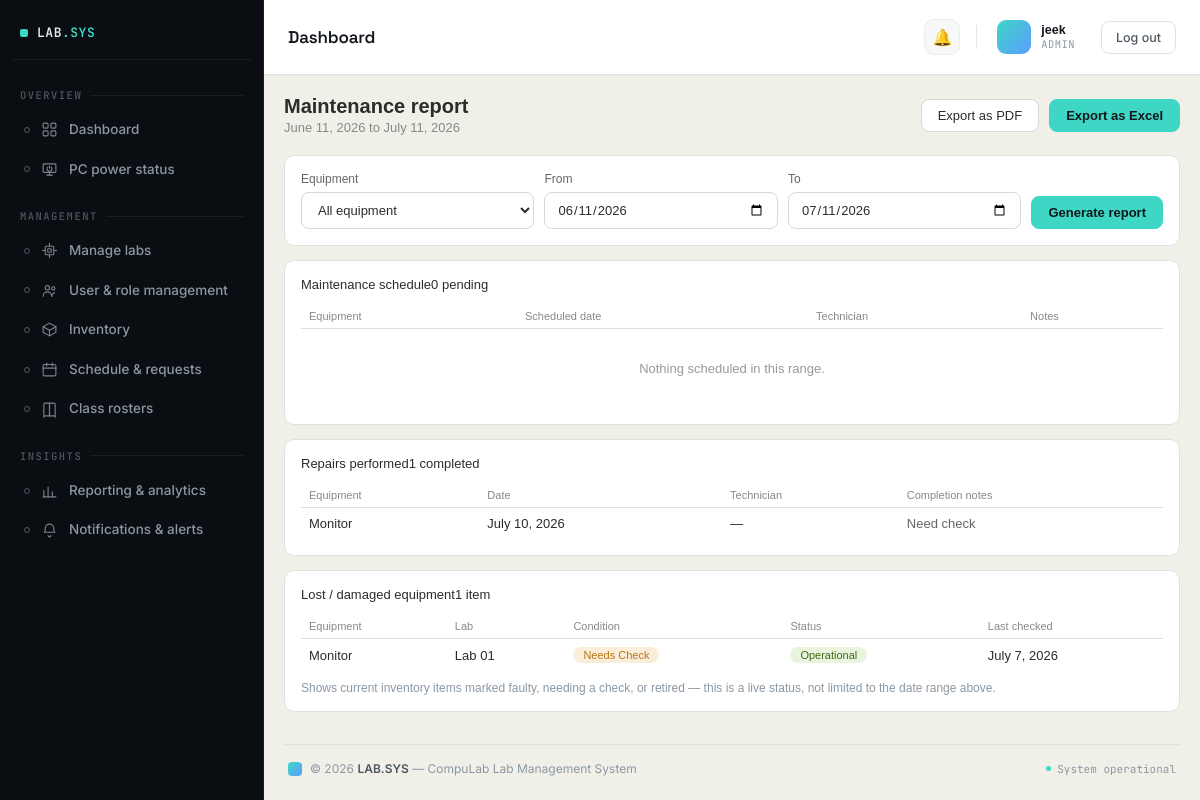
The app's page /labs/reports/maintenance/ (signed in) with its own data.
### accounts/models.py (models this page shows, shortened)
class User(AbstractUser):
    ROLE_CHOICES = [
        ('admin', 'Admin'),
        ('incharge', 'Lab In-charge'),
        ('instructor', 'Instructor'),
        ('student', 'Student'),
    ]
    role = models.CharField(max_length=20, choices=ROLE_CHOICES, default='instructor')
    id_number = models.CharField(
        max_length=50, blank=True, default='',
        help_text='Student/Instructor ID — used to match this account to reservation requests and lab PC check-ins. Separate from the login username.'
    )
    assigned_lab = models.ForeignKey(
        'labs.Lab',
        null=True,
        blank=True,
        on_delete=models.SET_NULL,
        related_name='assigned_users'
    )
    email_notifications_enabled = models.BooleanField(default=True)

### labs/models.py (models this page shows, shortened)
class MaintenanceLog(models.Model):
    equipment = models.ForeignKey(InventoryItem, on_delete=models.CASCADE, related_name='maintenance_logs')
    maintenance_date = models.DateField()
    assigned_technician = models.ForeignKey(
        settings.AUTH_USER_MODEL,
        null=True, blank=True,
        on_delete=models.SET_NULL,
        related_name='maintenance_tasks'
    )
    notes = models.TextField(blank=True)
    completed = models.BooleanField(default=False)
    completion_notes = models.TextField(blank=True)
    completed_at = models.DateTimeField(null=True, blank=True)
    created_at = models.DateTimeField(auto_now_add=True)
    class Meta:
        ordering = ['-maintenance_date']

class InventoryItem(models.Model):
    CONDITION = [
        ('good', 'Good'),
        ('fair', 'Fair'),
        ('needs_check', 'Needs Check'),
        ('faulty', 'Faulty'),
    ]
    STATUS = [
        ('operational', 'Operational'),
        ('under_repair', 'Under Repair'),
        ('retired', 'Retired'),
    ]
    name = models.CharField(max_length=200)
    category = models.CharField(max_length=100)
    quantity = models.PositiveIntegerField()
    condition = models.CharField(max_length=20, choices=CONDITION)
    status = models.CharField(max_length=20, choices=STATUS, default='operational')
    lab = models.ForeignKey(Lab, on_delete=models.CASCADE)
    last_checked = models.DateField(null=True, blank=True)

class Lab(models.Model):
    name = models.CharField(max_length=100)
    location = models.CharField(max_length=200, blank=True)
    opening_time = models.TimeField(
        default='07:00',
        help_text='Daily opening time, used as the capacity basis for utilization % in reports.'
    )
    closing_time = models.TimeField(
        default='21:00',
        help_text='Daily closing time, used as the capacity basis for utilization % in reports.'
    )

### labs/reports.py (the view)
# urls.py: path('reports/maintenance/', reports.MaintenanceReportView.as_view(), name='report_maintenance'),
class MaintenanceReportView(RoleRequiredMixin, TemplateView):
    allowed_roles = ['admin', 'incharge']
    template_name = 'labs/reports/maintenance.html'
    def get_context_data(self, **kwargs):
        ctx = super().get_context_data(**kwargs)
        ctx.update(_maintenance_data(self.request))
        return ctx

### accounts/context_processors.py (called while the page is built)
def sidebar_counts(request):
    if not request.user.is_authenticated:
        return {}
    return {
        'unread_notifications_count': Notification.objects.filter(
            user=request.user, read=False
        ).count(),
        'open_issues_count': Issue.objects.filter(status='open').count()
        if request.user.role in ['admin', 'incharge'] else 0,
    }

### accounts/mixins.py (called while the page is built)
    def dispatch(self, request, *args, **kwargs):
        if not request.user.is_authenticated:
            return self.handle_no_permission()
        if self.allowed_roles and request.user.role not in self.allowed_roles:
            raise PermissionDenied
        return super().dispatch(request, *args, **kwargs)

### labs/reports.py (called while the page is built)
def _parse_date(value, fallback):
    if not value:
        return fallback
    try:
        return datetime.strptime(value, '%Y-%m-%d').date()
    except ValueError:
        return fallback

def _default_range():
    today = timezone.now().date()
    return today - timedelta(days=30), today

### compulab/templates/labs/reports/maintenance.html (shortened to what this page needs)
{% extends "base.html" %}
{% block content %}
<div class="page-header">
  <div>
    <h1>Maintenance report</h1>
    <div class="sub">{{ date_from }} to {{ date_to }}</div>
  </div>
  <div style="display:flex; gap:10px;">
    <a href="{% url 'report_maintenance_export' %}?{{ request.GET.urlencode }}&format=pdf" class="action-btn">Export as PDF</a>
    <a href="{% url 'report_maintenance_export' %}?{{ request.GET.urlencode }}&format=excel" class="action-btn primary">Export as Excel</a>
  </div>
</div>
<div class="card">
  <form method="get" class="form-row" style="grid-template-columns: 1fr 1fr 1fr auto; align-items:end; gap:10px;">
    <div class="form-group" style="margin-bottom:0">
      <label class="form-label">Equipment</label>
      <select name="equipment" class="form-control">
        <option value="">All equipment</option>
      </select>
    </div>
    <div class="form-group" style="margin-bottom:0">
      <label class="form-label">From</label>
      <input type="date" name="date_from" class="form-control" value="{{ date_from|date:'Y-m-d' }}">
    </div>
    <div class="form-group" style="margin-bottom:0">
      <label class="form-label">To</label>
      <input type="date" name="date_to" class="form-control" value="{{ date_to|date:'Y-m-d' }}">
    </div>
    <div class="form-group" style="margin-bottom:0">
      <button type="submit" class="action-btn primary">Generate report</button>
    </div>
  </form>
</div>
<div class="card">
  <div class="section-title">Maintenance schedule<span class="count">{{ scheduled|length }} pending</span></div>
  <table class="table">
    <thead><tr><th>Equipment</th><th>Scheduled date</th><th>Technician</th><th>Notes</th></tr></thead>
    <tbody>
      {% for log in scheduled %}
        <tr>
          <td>{{ log.equipment.name }}</td>
          <td>{{ log.maintenance_date }}</td>
          <td>{{ log.assigned_technician.get_full_name|default:"Unassigned" }}</td>
          <td style="color:#666">{{ log.notes }}</td>
        </tr>
      {% empty %}
        <tr><td colspan="4"><p class="empty">Nothing scheduled in this range.</p></td></tr>
      {% endfor %}
    </tbody>
  </table>
</div>
<div class="card">
  <div class="section-title">Repairs performed<span class="count">{{ performed|length }} completed</span></div>
  <table class="table">
    <thead><tr><th>Equipment</th><th>Date</th><th>Technician</th><th>Completion notes</th></tr></thead>
    <tbody>
      {% for log in performed %}
        <tr>
          <td>{{ log.equipment.name }}</td>
          <td>{{ log.maintenance_date }}</td>
          <td>{{ log.assigned_technician.get_full_name|default:"—" }}</td>
          <td style="color:#666">{{ log.completion_notes|default:log.notes }}</td>
        </tr>
      {% empty %}
        <tr><td colspan="4"><p class="empty">No repairs completed in this range.</p></td></tr>
      {% endfor %}
    </tbody>
  </table>
</div>
<div class="card">
  <div class="section-title">Lost / damaged equipment<span class="count">{{ damaged|length }} item{{ damaged|length|pluralize }}</span></div>
  <table class="table">
    <thead><tr><th>Equipment</th><th>Lab</th><th>Condition</th><th>Status</th><th>Last checked</th></tr></thead>
    <tbody>
      {% for item in damaged %}
        <tr>
          <td>{{ item.name }}</td>
          <td>{{ item.lab.name }}</td>
          <td><span class="status-pill pill-{{ item.condition }}">{{ item.get_condition_display }}</span></td>
          <td><span class="status-pill pill-{{ item.status }}">{{ item.get_status_display }}</span></td>
          <td>{{ item.last_checked|default:"—" }}</td>
        </tr>
      {% empty %}
        <tr><td colspan="5"><p class="empty">No damaged, faulty, or retired equipment on record.</p></td></tr>
      {% endfor %}
    </tbody>
  </table>
  <p style="font-size:12px; color:#8b98a3; margin-top:10px;">
    Shows current inventory items marked faulty, needing a check, or retired — this is a live status, not limited to the date range above.
  </p>
</div>
{% endblock %}

### compulab/templates/dashboard/navbar.html (shortened to what this page needs)
<div class="topbar">
  <div class="topbar-title">{{ page_title|default:"Dashboard" }}</div>
  <div class="topbar-right">
    <div class="topbar-notif">
      <a href="{% url 'notifications' %}" title="Notifications">
        🔔
      </a>
    </div>
    <div class="topbar-user">
      <div class="avatar">
      </div>
      <div class="user-meta">
        <span class="user-name">{{ request.user.get_full_name|default:request.user.username }}</span>
        <span class="user-role">{{ request.user.role|default:"Admin" }}</span>
      </div>
    </div>
    <form method="post" action="{% url 'logout' %}" style="display:inline;">
      <button type="submit" class="btn">Log out</button>
    </form>
  </div>
</div>

### compulab/templates/base.html (style rules this page uses)
* { box-sizing: border-box; margin: 0; padding: 0; }
html, body { height: 100%; }
body { font-family: sans-serif; background: #f1f0e8; color: #2c2c2a; }
:root { --topbar-accent: #3ed6c4; --topbar-accent-tint: rgba(62,214,196,0.12); --topbar-ink-1: #12171d; --topbar-text-1: #4d5761; --topbar-text-2: #8b98a3; }
.card { background: white; border: 1px solid #e0e0e0; border-radius: 10px; padding: 16px; margin-bottom: 14px; }
.section-title { font-size: 13px; font-weight: 500; margin-bottom: 12px; }
.table { width: 100%; border-collapse: collapse; font-size: 13px; }
.table th { text-align: left; padding: 6px 8px; color: #888; font-weight: 500; border-bottom: 1px solid #e0e0e0; font-size: 11px; }
.table td { padding: 8px; border-bottom: 1px solid #f0f0f0; }
.table tr:last-child td { border-bottom: none; }
a { color: inherit; }
.page-header { display: flex; align-items: center; justify-content: space-between; margin-bottom: 20px; flex-wrap: wrap; gap: 12px; }
.page-header h1 { font-size: 20px; font-weight: 600; }
.page-header .sub { font-size: 13px; color: #888; margin-top: 2px; }
.action-btn { display: inline-flex; align-items: center; gap: 6px; padding: 8px 16px; border-radius: 8px; border: 1px solid #d8d8d8; background: #fff; color: #2c2c2a; font-size: 13px; font-weight: 500; text-decoration: none; cursor: pointer; }
.action-btn.primary { background: var(--topbar-accent); border-color: var(--topbar-accent); color: var(--topbar-ink-1); font-weight: 600; }
.status-pill { display: inline-block; padding: 2px 10px; border-radius: 10px; font-size: 11px; font-weight: 500; text-transform: capitalize; }
.pill-in_progress, .pill-in_use, .pill-needs_check, .pill-medium, .pill-issue, .pill-deactivate, .pill-under_repair { background: #FAEEDA; color: #BA7517; }
.pill-resolved, .pill-approved, .pill-online, .pill-good, .pill-low, .pill-activate, .pill-register, .pill-operational { background: #EAF3DE; color: #3B6D11; }
.form-group { margin-bottom: 16px; }
.form-label { display: block; font-size: 12px; font-weight: 500; color: #666; margin-bottom: 6px; }
.form-control { width: 100%; padding: 9px 12px; border: 1px solid #d8d8d8; border-radius: 8px; font-size: 13px; font-family: inherit; background: #fff; color: #2c2c2a; }
.card form input[type="text"], .card form input[type="email"], .card form input[type="password"], .card form input[type="number"], .card form input[type="date"], .card form input[type="time"], .card form select, .card form textarea { width: 100%; padding: 9px 12px; border: 1px solid #d8d8d8; border-radius: 8px; font-size: 13px; font-family: inherit; background: #fff; color: #2c2c2a; }
.form-row { display: grid; grid-template-columns: 1fr 1fr; gap: 14px; }
.empty { color: #999; font-size: 13px; text-align: center; padding: 24px 0; }

### records on screen
User: user.get_full_name "jeek", user.role "ADMIN"
MaintenanceLog: equipment.name "Monitor", maintenance_date "July 10, 2026", assigned_technician.get_full_name "—", completion_notes "Need check"
InventoryItem: name "Monitor", lab.name "Lab 01", condition "Needs Check", status "Operational", last_checked "July 7, 2026"

### other values on screen
{{ page_title|default:"Dashboard" }} "Dashboard"
{{ date_from }} "June 11, 2026"
{{ date_to }} "July 11, 2026"
{{ scheduled|length }} "0"
{{ performed|length }} "1"
{{ damaged|length }} "1"
